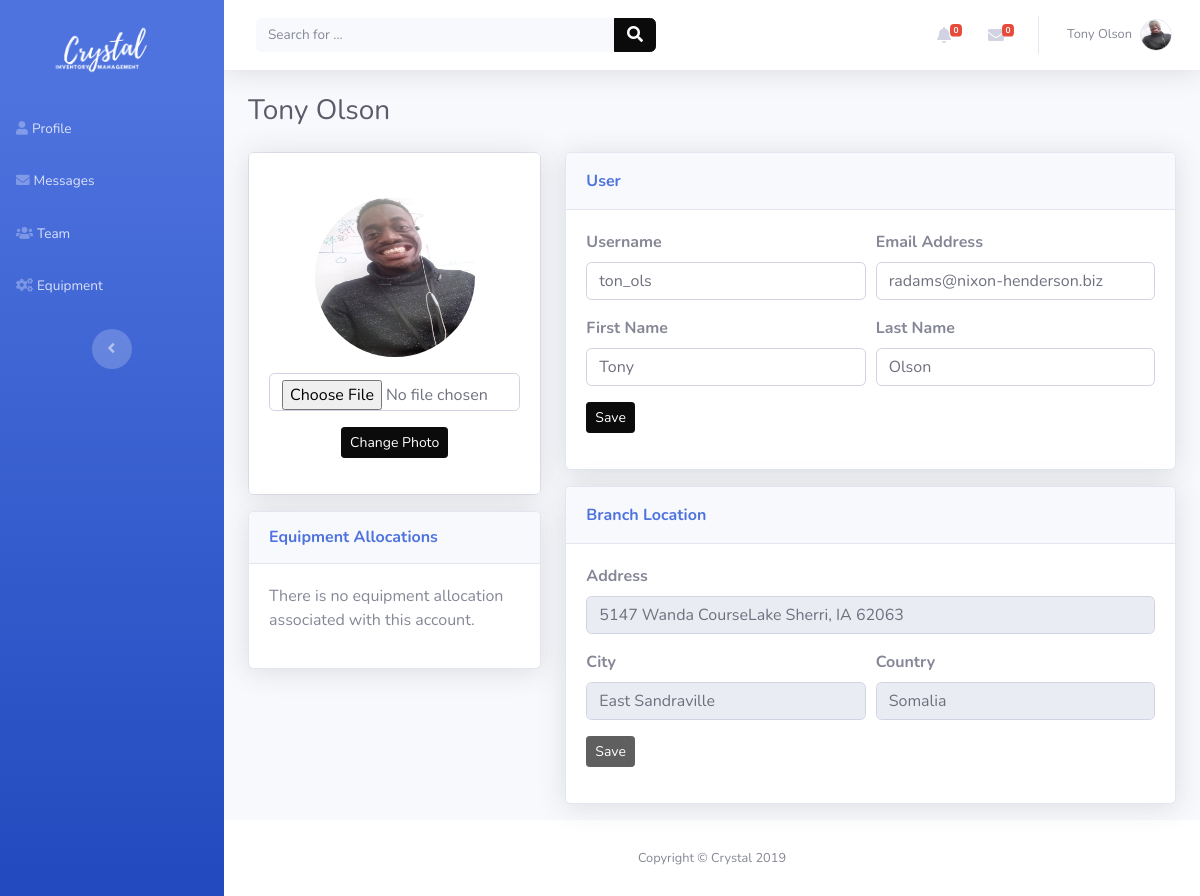
The app's page /profile/ (signed in) with its own data.
### dashboard/models.py (models this page shows, shortened)
class User(AbstractUser):
    username = None
    first_name = models.CharField(_('first name'), max_length=30, blank=True)
    last_name = models.CharField(_('last name'), max_length=150, blank=True)
    email = models.EmailField(_('email address'), unique=True)
    is_active = models.BooleanField(_("active"), default=False, help_text=_(
        'Designates whether this user should be treated as active. '
        'Unselect this instead of deleting accounts.'
    ), )
    USERNAME_FIELD = 'email'
    REQUIRED_FIELDS = []
    objects = UserManager()

class Employee(models.Model):
    user = models.OneToOneField(User, models.CASCADE)
    username = models.CharField(max_length=20)
    image = models.ImageField(upload_to=user_directory_path)
    location = models.ForeignKey(Location, on_delete=models.CASCADE, default=1)

class Location(models.Model):
    name = models.CharField(
        max_length=20, help_text='Name to identify branch location of Company')
    address = models.TextField(help_text='Address of Office', null=True)
    city = models.CharField(max_length=20, help_text='City', null=True)
    country = models.CharField(max_length=20, help_text='Country', null=True)
    company = models.ForeignKey(Company, on_delete=models.CASCADE)

### dashboard/views.py (the view)
# urls.py: path('profile/', views.profile, name='profile'),
@login_required
def profile(request):
    if request.method == "GET":
        user = request.user
        alerts, unread_messages = unread_messages_notification(user)
        allocations = user.equipment_allocations.all()
        return render(request, 'profile.html', {'allocations': allocations, 'unread_messages': unread_messages,
                                                'alerts': alerts})

### templates/profile.html (shortened to what this page needs)
{% extends 'base_nav.html' %}
{% load static %}
{% load humanize %}
{% load profile_extras %}
{% block content %}
    <div class="container-fluid">
        <h3 class="text-dark mb-4">{{ user.first_name }} {{ user.last_name }}</h3>
        <div class="row mb-3">
            <div class="col-lg-4">
                <div class="card mb-3">
                    <div class="card-body text-center shadow">
                        <img class="rounded-circle mb-3 mt-4"
                             src="{{ MEDIA_URL }}{{ user.employee.image|urlencode }}"
                             width="160" height="160">
                        <form method="POST" action="{% url 'image_upload' %}" enctype="multipart/form-data">
                            <div class="form-group">
                                <input class="form-control form-control-file"
                                       type="file" accept="image/*"
                                       name="profile_pic">
                            </div>
                            <div class="form-group">
                                <button class="btn btn-primary btn-sm" type="submit">Change
                                    Photo
                                </button>
                            </div>
                        </form>
                    </div>
                </div>
                <div class="card shadow mb-4">
                    <div class="card-header py-3">
                        <h6 class="text-primary font-weight-bold m-0">Equipment Allocations</h6>
                    </div>
                    <div class="card-body">
                        {% if allocations %}
                            {% for allocation in allocations %}
                                <h4 class="small font-weight-bold">{{ allocation.equipment|truncatechars:30 }}<span
                                        class="float-right">End Date: {{ allocation.end_date|naturalday }}</span></h4>
                                <div class="progress progress-sm mb-3">
                                    {% if allocation.start_date|percent_date:allocation.end_date < 50 %}
                                        <div class="progress-bar bg-success"
                                             aria-valuenow="{{ allocation.start_date|percent_date:allocation.end_date }}"
                                             aria-valuemin="0"
                                             aria-valuemax="100"
                                             style="width: {{ allocation.start_date|percent_date:allocation.end_date }}%;">
                                            <span class="sr-only">{{ allocation.start_date|percent_date:allocation.end_date }}%</span>
                                        </div>
                                    {% elif allocation.start_date|percent_date:allocation.end_date < 80 %}
                                        <div class="progress-bar bg-warning"
                                             aria-valuenow="{{ allocation.start_date|percent_date:allocation.end_date }}"
                                             aria-valuemin="0"
                                             aria-valuemax="100"
                                             style="width: {{ allocation.start_date|percent_date:allocation.end_date }}%;">
                                            <span class="sr-only">{{ allocation.start_date|percent_date:allocation.end_date }}%</span>
                                        </div>
                                    {% else %}
                                        <div class="progress-bar bg-danger"
                                             aria-valuenow="{{ allocation.start_date|percent_date:allocation.end_date }}"
                                             aria-valuemin="0"
                                             aria-valuemax="100"
                                             style="width: {{ allocation.start_date|percent_date:allocation.end_date }}%;">
                                            <span class="sr-only">{{ allocation.start_date|percent_date:allocation.end_date }}%</span>
                                        </div>
                                    {% endif %}
                                </div>
                            {% endfor %}
                        {% else %}
                            <div class="text-gray-600">
                                <p>There is no equipment allocation associated with this account.</p>
                            </div>
                        {% endif %}
                    </div>
                </div>
            </div>
            <div class="col-lg-8">
                <div class="row">
                    <div class="col">
                        <div class="card shadow mb-3">
                            <div class="card-header py-3">
                                <p class="text-primary m-0 font-weight-bold">User</p>
                            </div>
                            <div class="card-body">
                                <form method="POST" action="{% url 'edit_user' %}">
                                    <div class="form-row">
                                        <div class="col">
                                            <div class="form-group"><label
                                                    for="username"><strong>Username</strong></label><input
                                                    class="form-control" type="text"
                                                    value="{{ user.employee.username }}"
                                                    name="username" required></div>
                                        </div>
                                        <div class="col">
                                            <div class="form-group"><label for="email"><strong>Email
                                                Address</strong></label><input class="form-control"
                                                                               type="email"
                                                                               value="{{ user.email }}"
                                                                               name="email" required></div>
                                        </div>
                                    </div>
                                    <div class="form-row">
                                        <div class="col">
                                            <div class="form-group"><label for="first_name"><strong>First
                                                Name</strong></label><input class="form-control"
                                                                            type="text"
                                                                            value="{{ user.first_name }}"
                                                                            name="first_name" required></div>
                                        </div>
                                        <div class="col">
                                            <div class="form-group"><label for="last_name"><strong>Last
                                                Name</strong></label><input class="form-control"
                                                                            type="text"
                                                                            value="{{ user.last_name }}"
                                                                            name="last_name" required></div>
                                        </div>
                                    </div>
                                    <div class="form-group">
                                        <button class="btn btn-primary btn-sm"
                                                type="submit">Save
                                        </button>
                                    </div>
                                </form>
                            </div>
                        </div>
                        <div class="card shadow">
                            <div class="card-header py-3">
                                <p class="text-primary m-0 font-weight-bold">Branch Location</p>
                            </div>
                            <div class="card-body">
                                <form>
                                    <div class="form-group"><label
                                            for="address"><strong>Address</strong></label><input
                                            class="form-control" type="text"
                                            value="{{ user.employee.location.address }}"
                                            name="address" disabled=""></div>
                                    <div class="form-row">
                                        <div class="col">
                                            <div class="form-group"><label
                                                    for="city"><strong>City</strong></label><input
                                                    class="form-control" type="text"
                                                    value="{{ user.employee.location.city }}" name="city" disabled="">
                                            </div>
                                        </div>
                                        <div class="col">
                                            <div class="form-group"><label
                                                    for="country"><strong>Country</strong></label><input
                                                    class="form-control" type="text"
                                                    value="{{ user.employee.location.country }}"
                                                    name="country" disabled=""></div>
                                        </div>
                                    </div>
                                    <div class="form-group">
                                        <button class="btn btn-primary btn-sm"
                                                type="submit" disabled="">Save
                                        </button>
                                    </div>
                                </form>
                            </div>
                        </div>
                    </div>
                </div>
            </div>
        </div>
    </div>
{% endblock %}

### templates/base_nav.html (shortened to what this page needs)
{% extends 'base.html' %}
{% load static %}
{% load profile_extras %}
{% block sidenav %}
    <nav class="navbar navbar-dark align-items-start sidebar sidebar-dark accordion bg-gradient-primary p-0"
         id="page-top">
        <div class="container-fluid d-flex flex-column p-0">
            <a class="navbar-brand d-flex justify-content-center align-items-center sidebar-brand mt-3 mb-3"
               href="{% url 'home' %}">
                <img src="{% static "img/crystal-ims blue.png" %}" style="height: 5vw">
            </a>
            <ul class="nav navbar-nav text-light" id="accordionSidebar">
                <li class="nav-item" role="presentation"><a class="nav-link" href="{% url 'profile' %}"><i
                        class="fas fa-user"></i><span>Profile</span></a></li>
                <li class="nav-item" role="presentation"><a class="nav-link" href="{% url 'messages' %}"><i
                        class="fas fa-envelope"></i><span>Messages</span></a></li>
                <li class="nav-item" role="presentation"><a class="nav-link" href="{% url 'team' %}"><i
                        class="fas fa-users"></i><span>Team</span></a></li>
                <li class="nav-item" role="presentation"><a class="nav-link" href="{% url 'equipments' %}"><i
                        class="fas fa-cogs"></i><span>Equipment</span></a></li>
            </ul>
            <div class="text-center d-none d-md-inline">
                <button class="btn rounded-circle border-0" id="sidebarToggle"
                        type="button"></button>
            </div>
        </div>
    </nav>
{% endblock %}
{% block topnav %}
    <nav class="navbar navbar-light navbar-expand bg-white shadow mb-4 topbar static-top">
        <div class="container-fluid">
            <form class="form-inline d-none d-sm-inline-block mr-auto ml-md-3 my-2 my-md-0 mw-100 navbar-search">
                <div class="input-group"><input class="bg-light form-control border-0 small" type="text"
                                                placeholder="Search for ...">
                    <div class="input-group-append">
                        <button class="btn btn-primary py-0" type="button"><i
                                class="fas fa-search"></i></button>
                    </div>
                </div>
            </form>
            <ul class="nav navbar-nav flex-nowrap ml-auto">
                <li class="nav-item dropdown no-arrow mx-1" role="presentation">
                    <div class="nav-item dropdown no-arrow"><a class="dropdown-toggle nav-link"
                                                               data-toggle="dropdown"
                                                               aria-expanded="false" href="#"><span
                            class="badge badge-danger badge-counter">{{ alerts|count }}</span><i
                            class="fas fa-bell fa-fw"></i></a>
                    </div>
                </li>
                <li class="nav-item dropdown no-arrow mx-1" role="presentation">
                    <div class="nav-item dropdown no-arrow"><a class="dropdown-toggle nav-link"
                                                               data-toggle="dropdown"
                                                               aria-expanded="false" href="#"><i
                            class="fas fa-envelope fa-fw"></i><span
                            class="badge badge-danger badge-counter">{{ unread_messages|count }}</span></a>
                    </div>
                </li>
                <li class="nav-item dropdown no-arrow" role="presentation">
                    <div class="nav-item dropdown no-arrow"><a class="dropdown-toggle nav-link"
                                                               data-toggle="dropdown"
                                                               aria-expanded="false" href="#"><span
                            class="d-none d-lg-inline mr-2 text-gray-600 small">{{ request.user.first_name }}
                        {{ request.user.last_name }}</span><img class="border rounded-circle img-profile"
                                                                src="
                                                                        {{ MEDIA_URL }}{{ request.user.employee.image|urlencode }}"></a>
                    </div>
                </li>
            </ul>
        </div>
    </nav>
{% endblock %}

### records on screen
User: user.first_name "Tony", user.last_name "Olson", user.employee.image|urlencode (picture), first_name "Tony", last_name "Olson", employee.image|urlencode (picture), username "ton_ols", email "radams@nixon-henderson.biz", address "5147 Wanda CourseLake Sherri, IA 62063", city "East Sandraville", country "Somalia"

### other values on screen
{{ alerts|count }} "0"
{{ unread_messages|count }} "0"
